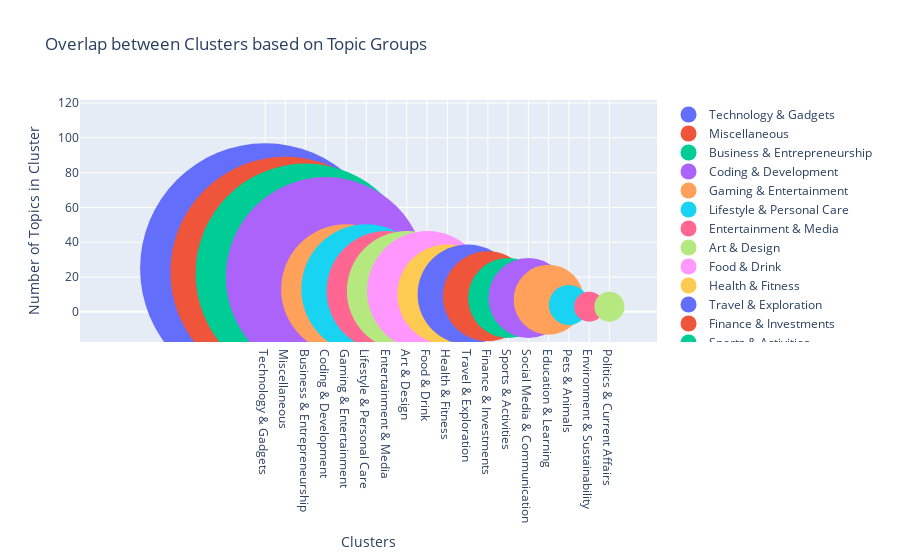

Notebook code cell kept with this figure:
### Code cell
import pandas as pd
import plotly.graph_objects as go

# Sample data
data = pd.read_csv("C:/Users/alime/Dropbox/PC/Documents/Coding/2023/ProductHunt_EDA_and_Unspervised_Sentiment_Analysis/Stats_Code/Data_Wrangling/Topics_Clusters.csv")

df_topics = pd.DataFrame(data)

# # Sample data for topic groups
# topic_groups = [
#     ['Safari Extensions', 'API', 'WordPress'],
#     ['AI', 'Marketing'],
#     ['Business', 'Blockchain', 'AI']
# ]
topic_groups= pd.read_csv("C:/Users/alime/Dropbox/PC/Documents/Coding/2023/ProductHunt_EDA_and_Unspervised_Sentiment_Analysis/Stats_Code/Data_Wrangling/Topics_Groups.csv")



# Function to calculate the overlap between clusters based on topic groups
def calculate_cluster_overlap(topic_groups, df_topics):
    cluster_overlap = {}
    for group in topic_groups:
        for i, topic1 in enumerate(group):
            for topic2 in group[i+1:]:
                if (df_topics['Topic'] == topic1).any() and (df_topics['Topic'] == topic2).any():
                    cluster1 = df_topics[df_topics['Topic'] == topic1]['Cluster'].iloc[0]
                    cluster2 = df_topics[df_topics['Topic'] == topic2]['Cluster'].iloc[0]
                    key = frozenset([cluster1, cluster2])
                    cluster_overlap[key] = cluster_overlap.get(key, 0) + 1
                
    return cluster_overlap

# Calculate the number of topics in each cluster
cluster_sizes = df_topics['Cluster'].value_counts().to_dict()

# Calculate the overlap between clusters based on topic groups
cluster_overlap = calculate_cluster_overlap(topic_groups, df_topics)

# Create a Plotly scatter plot
fig = go.Figure()

# Add circles for each cluster
for cluster, size in cluster_sizes.items():
    fig.add_trace(go.Scatter(
        x=[cluster],
        y=[size],
        mode='markers',
        marker=dict(size=size*10, sizemode='diameter'),
        text=cluster,
        name=cluster
    ))

# Adjust the size of the overlap between clusters
for clusters, overlap in cluster_overlap.items():
    cluster1, cluster2 = clusters
    if cluster1 in cluster_sizes and cluster2 in cluster_sizes:
        avg_size = (cluster_sizes[cluster1] + cluster_sizes[cluster2]) / 2
        overlap_size = overlap / len(topic_groups) * 100
        fig.add_trace(go.Scatter(
            x=[cluster1, cluster2],
            y=[avg_size, avg_size],
            mode='lines',
            line=dict(width=overlap_size),
            hoverinfo='none',
            showlegend=False
        ))

# Set layout properties
fig.update_layout(
    title='Overlap between Clusters based on Topic Groups',
    xaxis=dict(title='Clusters'),
    yaxis=dict(title='Number of Topics in Cluster'),
    showlegend=True
)

# Show the plot
fig.show()

### Figure 1 — Plotly figure (JSON) as saved in the notebook; plotly's stock layout.template omitted (floating-point values rounded to 4 significant figures)
{"data": [{"marker": {"size": 250, "sizemode": "diameter"}, "mode": "markers", "name": "Technology & Gadgets", "text": "Technology & Gadgets", "type": "scatter", "x": ["Technology & Gadgets"], "y": [25]}, {"marker": {"size": 230, "sizemode": "diameter"}, "mode": "markers", "name": "Miscellaneous", "text": "Miscellaneous", "type": "scatter", "x": ["Miscellaneous"], "y": [23]}, {"marker": {"size": 220, "sizemode": "diameter"}, "mode": "markers", "name": "Business & Entrepreneurship", "text": "Business & Entrepreneurship", "type": "scatter", "x": ["Business & Entrepreneurship"], "y": [22]}, {"marker": {"size": 200, "sizemode": "diameter"}, "mode": "markers", "name": "Coding & Development", "text": "Coding & Development", "type": "scatter", "x": ["Coding & Development"], "y": [20]}, {"marker": {"size": 130, "sizemode": "diameter"}, "mode": "markers", "name": "Gaming & Entertainment", "text": "Gaming & Entertainment", "type": "scatter", "x": ["Gaming & Entertainment"], "y": [13]}, {"marker": {"size": 130, "sizemode": "diameter"}, "mode": "markers", "name": "Lifestyle & Personal Care", "text": "Lifestyle & Personal Care", "type": "scatter", "x": ["Lifestyle & Personal Care"], "y": [13]}, {"marker": {"size": 120, "sizemode": "diameter"}, "mode": "markers", "name": "Entertainment & Media", "text": "Entertainment & Media", "type": "scatter", "x": ["Entertainment & Media"], "y": [12]}, {"marker": {"size": 120, "sizemode": "diameter"}, "mode": "markers", "name": "Art & Design", "text": "Art & Design", "type": "scatter", "x": ["Art & Design"], "y": [12]}, {"marker": {"size": 120, "sizemode": "diameter"}, "mode": "markers", "name": "Food & Drink", "text": "Food & Drink", "type": "scatter", "x": ["Food & Drink"], "y": [12]}, {"marker": {"size": 100, "sizemode": "diameter"}, "mode": "markers", "name": "Health & Fitness", "text": "Health & Fitness", "type": "scatter", "x": ["Health & Fitness"], "y": [10]}, {"marker": {"size": 100, "sizemode": "diameter"}, "mode": "markers", "name": "Travel & Exploration", "text": "Travel & Exploration", "type": "scatter", "x": ["Travel & Exploration"], "y": [10]}, {"marker": {"size": 90, "sizemode": "diameter"}, "mode": "markers", "name": "Finance & Investments", "text": "Finance & Investments", "type": "scatter", "x": ["Finance & Investments"], "y": [9]}, {"marker": {"size": 80, "sizemode": "diameter"}, "mode": "markers", "name": "Sports & Activities", "text": "Sports & Activities", "type": "scatter", "x": ["Sports & Activities"], "y": [8]}, {"marker": {"size": 80, "sizemode": "diameter"}, "mode": "markers", "name": "Social Media & Communication", "text": "Social Media & Communication", "type": "scatter", "x": ["Social Media & Communication"], "y": [8]}, {"marker": {"size": 70, "sizemode": "diameter"}, "mode": "markers", "name": "Education & Learning", "text": "Education & Learning", "type": "scatter", "x": ["Education & Learning"], "y": [7]}, {"marker": {"size": 40, "sizemode": "diameter"}, "mode": "markers", "name": "Pets & Animals", "text": "Pets & Animals", "type": "scatter", "x": ["Pets & Animals"], "y": [4]}, {"marker": {"size": 30, "sizemode": "diameter"}, "mode": "markers", "name": "Environment & Sustainability", "text": "Environment & Sustainability", "type": "scatter", "x": ["Environment & Sustainability"], "y": [3]}, {"marker": {"size": 30, "sizemode": "diameter"}, "mode": "markers", "name": "Politics & Current Affairs", "text": "Politics & Current Affairs", "type": "scatter", "x": ["Politics & Current Affairs"], "y": [3]}], "layout": {"showlegend": true, "title": {"text": "Overlap between Clusters based on Topic Groups"}, "xaxis": {"title": {"text": "Clusters"}}, "yaxis": {"title": {"text": "Number of Topics in Cluster"}}}}
